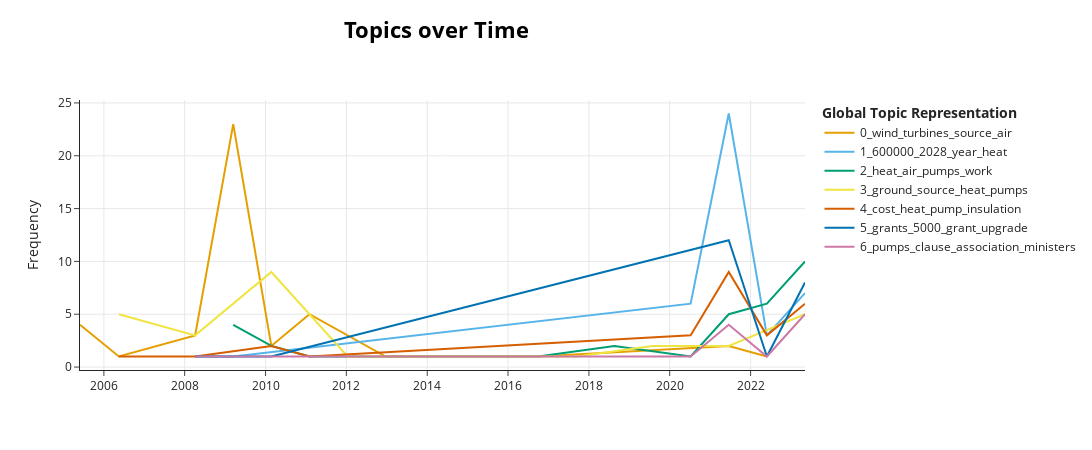

Notebook source saved alongside this figure:
### Code cell
topic_model.visualize_topics_over_time(topics_over_time)

### Figure 1 — Plotly figure (JSON) as saved in the notebook; plotly's stock layout.template omitted (floating-point values rounded to 4 significant figures)
{"data": [{"hoverinfo": "text", "hovertext": ["<b>Topic 0</b><br>Words: loss, formed, obligations, clauses, regret", "<b>Topic 0</b><br>Words: forms, voltaics, obviously, district, turbines", "<b>Topic 0</b><br>Words: wind, lacks, decreasing, devices, turbines", "<b>Topic 0</b><br>Words: wind, turbines, source, air, micro", "<b>Topic 0</b><br>Words: energy, incentive, renewable, efficiency, source", "<b>Topic 0</b><br>Words: air, wind, turbines, source, heat", "<b>Topic 0</b><br>Words: sustainable, schemes, ground, source, pump", "<b>Topic 0</b><br>Words: piloting, authorities, bridgend, deliverers, selected", "<b>Topic 0</b><br>Words: including, wind, turbines, villagesgreat, locally", "<b>Topic 0</b><br>Words: mandated, crucially, frameworks, update, developers"], "marker": {"color": "#E69F00"}, "mode": "lines", "name": "0_wind_turbines_source_air", "type": "scatter", "x": ["2005-05-30T02:39:50.400000", "2006-05-16T10:48:00", "2008-04-04T08:24:00", "2009-03-14T19:12:00", "2010-02-22T06:00:00", "2011-02-01T16:48:00", "2012-12-21T14:24:00", "2016-09-29T09:36:00", "2021-06-17T15:36:00", "2022-05-28T02:24:00"], "y": [4, 1, 3, 23, 2, 5, 1, 1, 2, 1]}, {"hoverinfo": "text", "hovertext": ["<b>Topic 1</b><br>Words: installed, 2006, 44000, 2007, approximately", "<b>Topic 1</b><br>Words: projected, scheduled, incidentally, cent, provide", "<b>Topic 1</b><br>Words: 600000, 10point, installations, plan, year", "<b>Topic 1</b><br>Words: 600000, year, 2028, heat, target", "<b>Topic 1</b><br>Words: installed, 600000, 2028, relative, compared", "<b>Topic 1</b><br>Words: 600000, 2028, year, installations, heat"], "marker": {"color": "#56B4E9"}, "mode": "lines", "name": "1_600000_2028_year_heat", "type": "scatter", "x": ["2008-04-04T08:24:00", "2009-03-14T19:12:00", "2020-07-08T04:48:00", "2021-06-17T15:36:00", "2022-05-28T02:24:00", "2023-05-07T13:12:00"], "y": [1, 1, 6, 24, 3, 7]}, {"hoverinfo": "text", "hovertext": ["<b>Topic 2</b><br>Words: air, source, pumps, homes, heat", "<b>Topic 2</b><br>Words: airsource, undertaking, trial, undertook, trials", "<b>Topic 2</b><br>Words: awards, count, won, 27, 28", "<b>Topic 2</b><br>Words: operate, efficiently, mercy, oil, reduce", "<b>Topic 2</b><br>Words: combines, ventilation, unit, air, hot", "<b>Topic 2</b><br>Words: properly, aligned, unless, energyefficient, rollout", "<b>Topic 2</b><br>Words: warm, heat, gentleman, pumps, technologies", "<b>Topic 2</b><br>Words: air, high, source, heat, pumps", "<b>Topic 2</b><br>Words: rural, work, heat, areas, homes"], "marker": {"color": "#009E73"}, "mode": "lines", "name": "2_heat_air_pumps_work", "type": "scatter", "x": ["2009-03-14T19:12:00", "2010-02-22T06:00:00", "2011-02-01T16:48:00", "2016-09-29T09:36:00", "2018-08-19T07:12:00", "2020-07-08T04:48:00", "2021-06-17T15:36:00", "2022-05-28T02:24:00", "2023-05-07T13:12:00"], "y": [4, 2, 1, 1, 2, 1, 5, 6, 10]}, {"hoverinfo": "text", "hovertext": ["<b>Topic 3</b><br>Words: ground, source, mysterioussounding, particular, social", "<b>Topic 3</b><br>Words: respect, referred, difference, groundsource, gentleman", "<b>Topic 3</b><br>Words: ground, source, heat, pumps, providers", "<b>Topic 3</b><br>Words: geothermal, rosemanowes, penryn, spawned, driver", "<b>Topic 3</b><br>Words: starting, mains, areas, council, ground", "<b>Topic 3</b><br>Words: shallow, stored, earth, generally, geothermal", "<b>Topic 3</b><br>Words: cheltenhams, design, germany, ground, supplies", "<b>Topic 3</b><br>Words: advantages, experimenting, examined, greenwich, authority", "<b>Topic 3</b><br>Words: ground, source, developer, pump, heat"], "marker": {"color": "#F0E442"}, "mode": "lines", "name": "3_ground_source_heat_pumps", "type": "scatter", "x": ["2006-05-16T10:48:00", "2008-04-04T08:24:00", "2010-02-22T06:00:00", "2012-01-12T03:36:00", "2012-12-21T14:24:00", "2017-09-08T20:24:00", "2019-07-29T18:00:00", "2021-06-17T15:36:00", "2023-05-07T13:12:00"], "y": [5, 3, 9, 1, 1, 1, 2, 2, 5]}, {"hoverinfo": "text", "hovertext": ["<b>Topic 4</b><br>Words: heaters, allowances, 2002, enhanced, cent", "<b>Topic 4</b><br>Words: years, 7800, 37, 4500, long", "<b>Topic 4</b><br>Words: money, available, green, year, consideration", "<b>Topic 4</b><br>Words: 860, furthermore, range, introduced, significant", "<b>Topic 4</b><br>Words: make, cost, roughly, earmarked, little", "<b>Topic 4</b><br>Words: insulation, cost, step, heat, investment", "<b>Topic 4</b><br>Words: billion, funding, 750000, 140000, replaced", "<b>Topic 4</b><br>Words: cost, pounds, hydrotreated, pump, vegetable"], "marker": {"color": "#D55E00"}, "mode": "lines", "name": "4_cost_heat_pump_insulation", "type": "scatter", "x": ["2006-05-16T10:48:00", "2008-04-04T08:24:00", "2010-02-22T06:00:00", "2011-02-01T16:48:00", "2020-07-08T04:48:00", "2021-06-17T15:36:00", "2022-05-28T02:24:00", "2023-05-07T13:12:00"], "y": [1, 1, 2, 1, 3, 9, 3, 6]}, {"hoverinfo": "text", "hovertext": ["<b>Topic 5</b><br>Words: 1200, eligible, grant, ground, source", "<b>Topic 5</b><br>Words: outwith, reach, grants, smallscale, renewables", "<b>Topic 5</b><br>Words: payments, guarantee, source, biomass, install", "<b>Topic 5</b><br>Words: grants, 5000, upgrade, grant, heat", "<b>Topic 5</b><br>Words: grants, 5000, constitute, 23, 8000", "<b>Topic 5</b><br>Words: grants, 5000, upgrade, grant, boiler"], "marker": {"color": "#0072B2"}, "mode": "lines", "name": "5_grants_5000_grant_upgrade", "type": "scatter", "x": ["2008-04-04T08:24:00", "2009-03-14T19:12:00", "2010-02-22T06:00:00", "2021-06-17T15:36:00", "2022-05-28T02:24:00", "2023-05-07T13:12:00"], "y": [1, 1, 1, 12, 1, 8]}, {"hoverinfo": "text", "hovertext": ["<b>Topic 6</b><br>Words: association, union, institution, federation, builders", "<b>Topic 6</b><br>Words: grateful, review, consultation, urgently, tariff", "<b>Topic 6</b><br>Words: targeted, initially, rollout, talking, grid", "<b>Topic 6</b><br>Words: adequate, minister, governments, strategy, pumps", "<b>Topic 6</b><br>Words: estate, southway, arrowfield, add, chorlton", "<b>Topic 6</b><br>Words: clause, electric, targets, pumps, heat"], "marker": {"color": "#CC79A7"}, "mode": "lines", "name": "6_pumps_clause_association_ministers", "type": "scatter", "x": ["2008-04-04T08:24:00", "2010-02-22T06:00:00", "2020-07-08T04:48:00", "2021-06-17T15:36:00", "2022-05-28T02:24:00", "2023-05-07T13:12:00"], "y": [1, 1, 1, 4, 1, 5]}], "layout": {"height": 450, "hoverlabel": {"bgcolor": "white", "font": {"family": "Rockwell", "size": 16}}, "legend": {"title": {"text": "<b>Global Topic Representation"}}, "title": {"font": {"color": "Black", "size": 22}, "text": "<b>Topics over Time</b>", "x": 0.4, "xanchor": "center", "y": 0.95, "yanchor": "top"}, "width": 1250, "xaxis": {"showgrid": true}, "yaxis": {"showgrid": true, "title": {"text": "Frequency"}}}}
